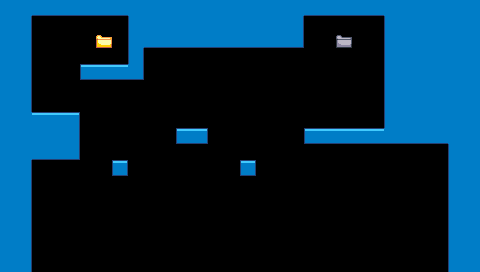

This is a level from a 2D game, rendered from its Tiled map with the project's own tilesets. A one-line summary and the complete map file follow:
An orthogonal 30x17 tile map with 16x16 px tiles, 2 tile layers (blue, folderClosed), 2 tilesets and 2 objects.

<map version="1.0" tiledversion="1.1.1" orientation="orthogonal" renderorder="right-down" width="30" height="17" tilewidth="16" tileheight="16" infinite="0" nextobjectid="3">
 <properties>
  <property name="background" type="file" value="../../images/backgrounds/hills.png" />
 </properties>
 <tileset firstgid="1" source="../tiles/blue.tsx" />
 <tileset firstgid="17" source="../tiles/folderClosed.tsx" />
 <layer name="blue" width="30" height="17">
  <data encoding="csv">
11,11,15,15,15,15,15,15,11,11,11,11,11,11,11,11,11,11,11,15,15,15,15,15,11,11,11,11,11,11,
11,12,0,0,0,0,0,0,10,11,11,11,11,11,11,11,11,11,12,0,0,0,0,0,10,11,11,11,11,11,
11,12,0,0,0,0,0,0,10,15,15,15,15,15,15,15,15,15,16,0,0,0,0,0,10,11,11,11,11,11,
11,12,0,0,0,0,0,0,9,0,0,0,0,0,0,0,0,0,0,0,0,0,0,0,10,11,11,11,11,11,
11,12,0,0,0,2,3,3,16,0,0,0,0,0,0,0,0,0,0,0,0,0,0,0,10,11,11,11,11,11,
11,12,0,0,0,0,0,0,0,0,0,0,0,0,0,0,0,0,0,0,0,0,0,0,10,11,11,11,11,11,
11,12,0,0,0,0,0,0,0,0,0,0,0,0,0,0,0,0,0,0,0,0,0,0,10,11,11,11,11,11,
11,11,7,7,8,0,0,0,0,0,0,0,0,0,0,0,0,0,0,0,0,0,0,0,10,11,11,11,11,11,
11,11,11,11,12,0,0,0,0,0,0,2,4,0,0,0,0,0,0,2,3,3,3,3,15,15,15,15,11,11,
11,11,15,15,16,0,0,0,0,0,0,0,0,0,0,0,0,0,0,0,0,0,0,0,0,0,0,0,10,11,
11,12,0,0,0,0,0,1,0,0,0,0,0,0,0,1,0,0,0,0,0,0,0,0,0,0,0,0,10,11,
11,12,0,0,0,0,0,0,0,0,0,0,0,0,0,0,0,0,0,0,0,0,0,0,0,0,0,0,10,11,
11,12,0,0,0,0,0,0,0,0,0,0,0,0,0,0,0,0,0,0,0,0,0,0,0,0,0,0,10,11,
11,12,0,0,0,0,0,0,0,0,0,0,0,0,0,0,0,0,0,0,0,0,0,0,0,0,0,0,10,11,
11,12,0,0,0,0,0,0,0,0,0,0,0,0,0,0,0,0,0,0,0,0,0,0,0,0,0,0,10,11,
11,12,0,0,0,0,0,0,0,0,0,0,0,0,0,0,0,0,0,0,0,0,0,0,0,0,0,0,10,11,
11,12,0,0,0,0,0,0,0,0,0,0,0,0,0,0,0,0,0,0,0,0,0,0,0,0,0,0,10,11
</data>
 </layer>
 <layer name="folderClosed" width="30" height="17">
  <data encoding="csv">
0,0,0,0,0,0,0,0,0,0,0,0,0,0,0,0,0,0,0,0,0,0,0,0,0,0,0,0,0,0,
0,0,0,0,0,0,0,0,0,0,0,0,0,0,0,0,0,0,0,0,0,0,0,0,0,0,0,0,0,0,
0,0,0,0,0,0,17,0,0,0,0,0,0,0,0,0,0,0,0,0,0,18,0,0,0,0,0,0,0,0,
0,0,0,0,0,0,0,0,0,0,0,0,0,0,0,0,0,0,0,0,0,0,0,0,0,0,0,0,0,0,
0,0,0,0,0,0,0,0,0,0,0,0,0,0,0,0,0,0,0,0,0,0,0,0,0,0,0,0,0,0,
0,0,0,0,0,0,0,0,0,0,0,0,0,0,0,0,0,0,0,0,0,0,0,0,0,0,0,0,0,0,
0,0,0,0,0,0,0,0,0,0,0,0,0,0,0,0,0,0,0,0,0,0,0,0,0,0,0,0,0,0,
0,0,0,0,0,0,0,0,0,0,0,0,0,0,0,0,0,0,0,0,0,0,0,0,0,0,0,0,0,0,
0,0,0,0,0,0,0,0,0,0,0,0,0,0,0,0,0,0,0,0,0,0,0,0,0,0,0,0,0,0,
0,0,0,0,0,0,0,0,0,0,0,0,0,0,0,0,0,0,0,0,0,0,0,0,0,0,0,0,0,0,
0,0,0,0,0,0,0,0,0,0,0,0,0,0,0,0,0,0,0,0,0,0,0,0,0,0,0,0,0,0,
0,0,0,0,0,0,0,0,0,0,0,0,0,0,0,0,0,0,0,0,0,0,0,0,0,0,0,0,0,0,
0,0,0,0,0,0,0,0,0,0,0,0,0,0,0,0,0,0,0,0,0,0,0,0,0,0,0,0,0,0,
0,0,0,0,0,0,0,0,0,0,0,0,0,0,0,0,0,0,0,0,0,0,0,0,0,0,0,0,0,0,
0,0,0,0,0,0,0,0,0,0,0,0,0,0,0,0,0,0,0,0,0,0,0,0,0,0,0,0,0,0,
0,0,0,0,0,0,0,0,0,0,0,0,0,0,0,0,0,0,0,0,0,0,0,0,0,0,0,0,0,0,
0,0,0,0,0,0,0,0,0,0,0,0,0,0,0,0,0,0,0,0,0,0,0,0,0,0,0,0,0,0
</data>
 </layer>
 <objectgroup name="objects">
  <object id="1" x="336" y="32" width="16" height="16">
   <properties>
    <property name="name" value="Documents" />
    <property name="type" value="folder" />
   </properties>
  </object>
  <object id="2" x="96" y="32" width="16" height="16">
   <properties>
    <property name="name" value="PRIVATE" />
    <property name="type" value="folder" />
   </properties>
  </object>
 </objectgroup>
</map>
